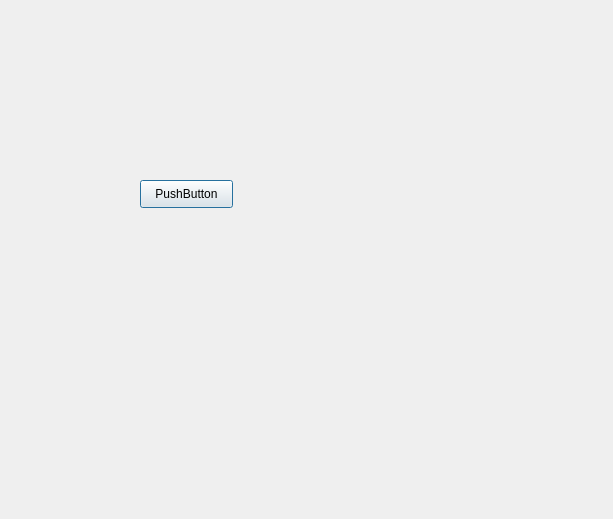
<?xml version="1.0" encoding="UTF-8"?>
<ui version="4.0">
 <class>Dialog</class>
 <widget class="QDialog" name="Dialog">
  <property name="geometry">
   <rect>
    <x>0</x>
    <y>0</y>
    <width>613</width>
    <height>519</height>
   </rect>
  </property>
  <property name="windowTitle">
   <string>Dialog</string>
  </property>
  <widget class="QPushButton" name="pushButton">
   <property name="geometry">
    <rect>
     <x>140</x>
     <y>180</y>
     <width>93</width>
     <height>28</height>
    </rect>
   </property>
   <property name="text">
    <string>PushButton</string>
   </property>
  </widget>
 </widget>
 <resources/>
 <connections/>
</ui>
